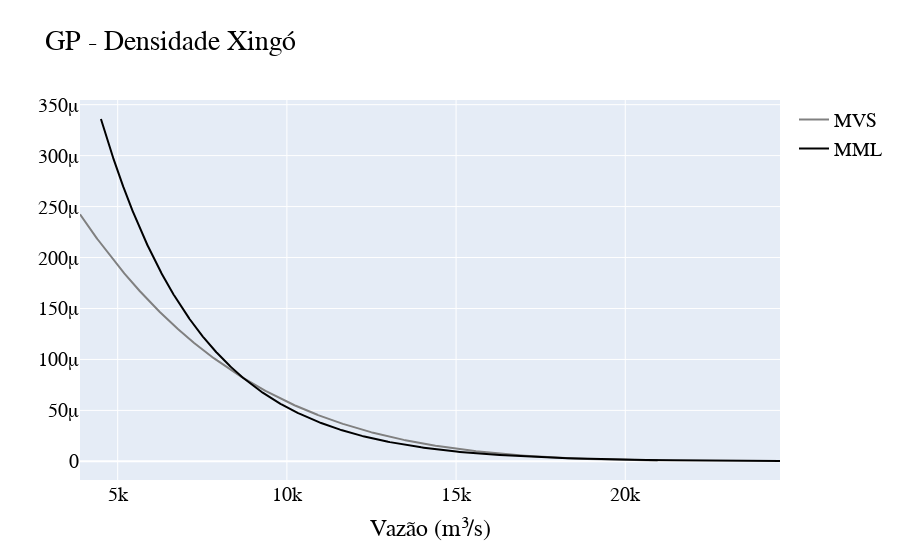
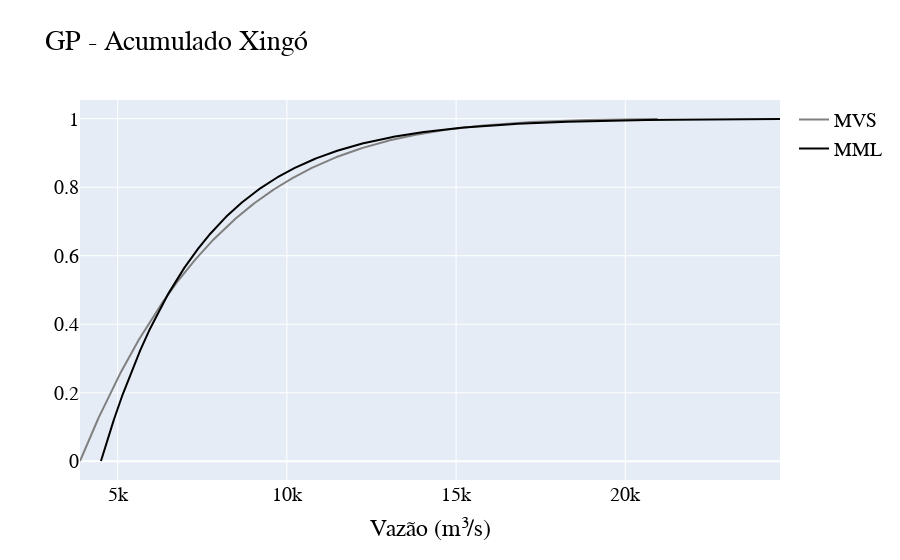

The notebook cell saved with these charts, in order:
### Markdown cell above
##### Visualizando distribuições pelos dois estimadores

### Code cell
#Definindo legenda
fig_density_mml_pareto['data'][0].name = "MML"
fig_density_mvs_pareto['data'][0].name = "MVS"

#Ajustando cor dos gráficos
fig_density_mml_pareto['data'][0].line.color = 'rgb(0, 0, 0)'

#Densidade
fig_density = go.Figure(data = fig_density_mvs_pareto['data'] + fig_density_mml_pareto['data'])

fig_density.update_layout(
    title="GP - Densidade Xingó",
    xaxis_title="Vazão (m³/s)",
    showlegend=True,
    font=dict(family='Time New Roman', size=20, color='rgb(0,0,0)')) 

fig_density.show()


#Acumulado

#Definindo legenda
fig_acum_mml_pareto['data'][0].name = "MML"
fig_acum_mvs_pareto['data'][0].name = "MVS"

#Ajustando cor dos gráficos
fig_acum_mml_pareto['data'][0].line.color = 'rgb(0, 0, 0)'

fig_acum = go.Figure(data = fig_acum_mvs_pareto['data'] + fig_acum_mml_pareto['data'])

fig_acum.update_layout(
    title="GP - Acumulado Xingó",
    xaxis_title="Vazão (m³/s)",
    showlegend=True,
    font=dict(family='Time New Roman', size=20, color='rgb(0,0,0)')) 

fig_acum.show()

### Figure 1 — Plotly figure (JSON) as saved in the notebook; plotly's stock layout.template omitted (floating-point values rounded to 4 significant figures; data arrays with more than 128 entries replaced by an {"elided": "..."} marker saying what was removed)
{"data": [{"line": {"color": "rgb(128, 128, 128)", "width": 2}, "name": "MVS", "type": "scatter", "x": {"elided": "999 float values"}, "y": {"elided": "999 float values"}}, {"line": {"color": "rgb(0, 0, 0)", "width": 2}, "name": "MML", "type": "scatter", "x": {"elided": "999 float values"}, "y": {"elided": "999 float values"}}], "layout": {"font": {"color": "rgb(0,0,0)", "family": "Time New Roman", "size": 20}, "showlegend": true, "title": {"text": "GP - Densidade Xingó"}, "xaxis": {"title": {"text": "Vazão (m³/s)"}}}}

### Figure 2 — Plotly figure (JSON) as saved in the notebook; plotly's stock layout.template omitted (floating-point values rounded to 4 significant figures; data arrays with more than 128 entries replaced by an {"elided": "..."} marker saying what was removed)
{"data": [{"line": {"color": "rgb(128, 128, 128)", "width": 2}, "name": "MVS", "type": "scatter", "x": {"elided": "999 float values"}, "y": {"elided": "999 float values"}}, {"line": {"color": "rgb(0, 0, 0)", "width": 2}, "name": "MML", "type": "scatter", "x": {"elided": "999 float values"}, "y": {"elided": "999 float values"}}], "layout": {"font": {"color": "rgb(0,0,0)", "family": "Time New Roman", "size": 20}, "showlegend": true, "title": {"text": "GP - Acumulado Xingó"}, "xaxis": {"title": {"text": "Vazão (m³/s)"}}}}
